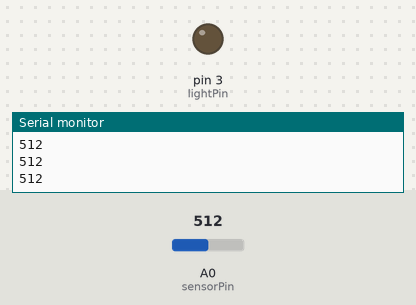
Bench run of a sketch on a simulated Arduino Uno, built with avr-gcc and run on an emulated ATmega328P. Shown: output pins drawn as LEDs (lit = HIGH), the last lines printed to the serial monitor. The inputs (shaded band) are chosen by the test bench; at power-on: A0 (sensorPin) = 512.

Above: at 1.2 s.
1.3 s: A0 (sensorPin) set to 415
2.8 s: A0 (sensorPin) set to 390
At 4.0 s:
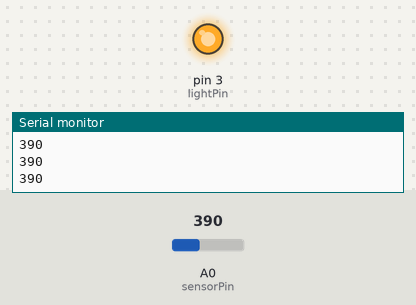
4.3 s: A0 (sensorPin) set to 410
At 5.3 s:
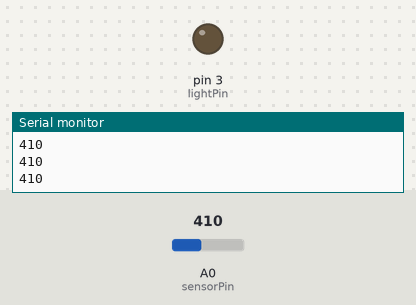
5.8 s: A0 (sensorPin) set to 306
At 6.5 s:
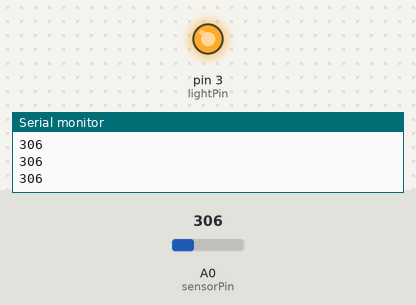
Timing chart, 0 to 8.3 s (numbered marks = the images above; inputs shaded):
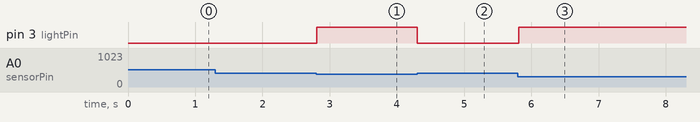

The sketch:

LED_With_Button.ino
```cpp
int sensorPin = A0;  //Sensor is connected to pin 0
int lightPin = 3;   //LED is connected to pin 3

int threshold = 400; //Analogue measure of when to				 	 switch the LED value

void setup() {
  Serial.begin(9600);  	  //Reset the Arduino to 						    receive USB commands
  pinMode(lightPin,OUTPUT);  //Set the LED to 					   		    output
}

void loop() {
	int sensorValue = analogRead(sensorPin);
	//Read the value of the light sensor

	Serial.println(sensorValue,DEC);
	//Send the value to the computer

if (sensorValue < threshold)  {
		digitalWrite(lightPin, HIGH);
	}
//If the sensor value is less than the threshold set the LED to HIGH

	if (sensorValue > threshold) {
		digitalWrite(lightPin, LOW);
	}
//If the sensor value is more than the threshold set the LED to LOW

}
```

Measured:
- the behaviour switches between 400 and 399 on A0 (sensorPin) (found by bisection; images 0 and 1)
- after the input at 2.8 s, pin 3 (lightPin): LOW → HIGH at once
- after the input at 4.3 s, pin 3 (lightPin): HIGH → LOW at once
- after the input at 5.8 s, pin 3 (lightPin): LOW → HIGH at once
